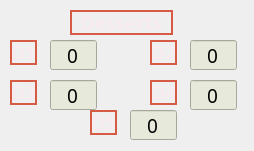
    <widget class="QWidget" name="widget_6" native="true">
     <property name="geometry">
      <rect>
       <x>20</x>
       <y>220</y>
       <width>254</width>
       <height>151</height>
      </rect>
     </property>
     <property name="maximumSize">
      <size>
       <width>254</width>
       <height>151</height>
      </size>
     </property>
     <widget class="QLabel" name="label_24">
      <property name="geometry">
       <rect>
        <x>70</x>
        <y>10</y>
        <width>103</width>
        <height>25</height>
       </rect>
      </property>
      <property name="maximumSize">
       <size>
        <width>103</width>
        <height>25</height>
       </size>
      </property>
      <property name="font">
       <font>
        <family>Corbel</family>
        <pointsize>14</pointsize>
        <weight>75</weight>
        <bold>true</bold>
       </font>
      </property>
      <property name="styleSheet">
       <string notr="true">color: rgb(247, 235, 240);
border: 2px solid rgb(213,91,68)</string>
      </property>
      <property name="text">
       <string>Desserts</string>
      </property>
      <property name="alignment">
       <set>Qt::AlignCenter</set>
      </property>
     </widget>
     <widget class="QLabel" name="label_25">
      <property name="geometry">
       <rect>
        <x>10</x>
        <y>40</y>
        <width>27</width>
        <height>25</height>
       </rect>
      </property>
      <property name="maximumSize">
       <size>
        <width>27</width>
        <height>25</height>
       </size>
      </property>
      <property name="font">
       <font>
        <family>Corbel</family>
        <pointsize>14</pointsize>
        <weight>75</weight>
        <bold>true</bold>
       </font>
      </property>
      <property name="styleSheet">
       <string notr="true">color: rgb(247, 235, 240);
border: 2px solid rgb(213,91,68)</string>
      </property>
      <property name="text">
       <string>D1</string>
      </property>
      <property name="alignment">
       <set>Qt::AlignCenter</set>
      </property>
     </widget>
     <widget class="QLineEdit" name="lineEditD1">
      <property name="geometry">
       <rect>
        <x>50</x>
        <y>40</y>
        <width>47</width>
        <height>30</height>
       </rect>
      </property>
      <property name="maximumSize">
       <size>
        <width>47</width>
        <height>30</height>
       </size>
      </property>
      <property name="font">
       <font>
        <family>Corbel</family>
        <pointsize>14</pointsize>
       </font>
      </property>
      <property name="styleSheet">
       <string notr="true">background-color: rgb(231, 234, 218);</string>
      </property>
      <property name="text">
       <string>0</string>
      </property>
      <property name="alignment">
       <set>Qt::AlignHCenter|Qt::AlignTop</set>
      </property>
     </widget>
     <widget class="QLineEdit" name="lineEditD3">
      <property name="geometry">
       <rect>
        <x>50</x>
        <y>80</y>
        <width>47</width>
        <height>30</height>
       </rect>
      </property>
      <property name="maximumSize">
       <size>
        <width>47</width>
        <height>30</height>
       </size>
      </property>
      <property name="font">
       <font>
        <family>Corbel</family>
        <pointsize>14</pointsize>
       </font>
      </property>
      <property name="styleSheet">
       <string notr="true">background-color: rgb(231, 234, 218);</string>
      </property>
      <property name="text">
       <string>0</string>
      </property>
      <property name="alignment">
       <set>Qt::AlignHCenter|Qt::AlignTop</set>
      </property>
     </widget>
     <widget class="QLineEdit" name="lineEditD2">
      <property name="geometry">
       <rect>
        <x>190</x>
        <y>40</y>
        <width>47</width>
        <height>30</height>
       </rect>
      </property>
      <property name="maximumSize">
       <size>
        <width>47</width>
        <height>30</height>
       </size>
      </property>
      <property name="font">
       <font>
        <family>Corbel</family>
        <pointsize>14</pointsize>
       </font>
      </property>
      <property name="styleSheet">
       <string notr="true">background-color: rgb(231, 234, 218);</string>
      </property>
      <property name="text">
       <string>0</string>
      </property>
      <property name="alignment">
       <set>Qt::AlignHCenter|Qt::AlignTop</set>
      </property>
     </widget>
     <widget class="QLineEdit" name="lineEditD4">
      <property name="geometry">
       <rect>
        <x>190</x>
        <y>80</y>
        <width>47</width>
        <height>30</height>
       </rect>
      </property>
      <property name="maximumSize">
       <size>
        <width>47</width>
        <height>30</height>
       </size>
      </property>
      <property name="font">
       <font>
        <family>Corbel</family>
        <pointsize>14</pointsize>
       </font>
      </property>
      <property name="styleSheet">
       <string notr="true">background-color: rgb(231, 234, 218);</string>
      </property>
      <property name="text">
       <string>0</string>
      </property>
      <property name="alignment">
       <set>Qt::AlignHCenter|Qt::AlignTop</set>
      </property>
     </widget>
     <widget class="QLineEdit" name="lineEditD5">
      <property name="geometry">
       <rect>
        <x>130</x>
        <y>110</y>
        <width>47</width>
        <height>30</height>
       </rect>
      </property>
      <property name="maximumSize">
       <size>
        <width>47</width>
        <height>30</height>
       </size>
      </property>
      <property name="font">
       <font>
        <family>Corbel</family>
        <pointsize>14</pointsize>
       </font>
      </property>
      <property name="styleSheet">
       <string notr="true">background-color: rgb(231, 234, 218);</string>
      </property>
      <property name="text">
       <string>0</string>
      </property>
      <property name="alignment">
       <set>Qt::AlignHCenter|Qt::AlignTop</set>
      </property>
     </widget>
     <widget class="QLabel" name="label_26">
      <property name="geometry">
       <rect>
        <x>10</x>
        <y>80</y>
        <width>27</width>
        <height>25</height>
       </rect>
      </property>
      <property name="maximumSize">
       <size>
        <width>27</width>
        <height>25</height>
       </size>
      </property>
      <property name="font">
       <font>
        <family>Corbel</family>
        <pointsize>14</pointsize>
        <weight>75</weight>
        <bold>true</bold>
       </font>
      </property>
      <property name="styleSheet">
       <string notr="true">color: rgb(247, 235, 240);
border: 2px solid rgb(213,91,68)</string>
      </property>
      <property name="text">
       <string>D3</string>
      </property>
      <property name="alignment">
       <set>Qt::AlignCenter</set>
      </property>
     </widget>
     <widget class="QLabel" name="label_27">
      <property name="geometry">
       <rect>
        <x>150</x>
        <y>40</y>
        <width>27</width>
        <height>25</height>
       </rect>
      </property>
      <property name="maximumSize">
       <size>
        <width>27</width>
        <height>25</height>
       </size>
      </property>
      <property name="font">
       <font>
        <family>Corbel</family>
        <pointsize>14</pointsize>
        <weight>75</weight>
        <bold>true</bold>
       </font>
      </property>
      <property name="styleSheet">
       <string notr="true">color: rgb(247, 235, 240);
border: 2px solid rgb(213,91,68)</string>
      </property>
      <property name="text">
       <string>D2</string>
      </property>
      <property name="alignment">
       <set>Qt::AlignCenter</set>
      </property>
     </widget>
     <widget class="QLabel" name="label_28">
      <property name="geometry">
       <rect>
        <x>90</x>
        <y>110</y>
        <width>27</width>
        <height>25</height>
       </rect>
      </property>
      <property name="maximumSize">
       <size>
        <width>27</width>
        <height>25</height>
       </size>
      </property>
      <property name="font">
       <font>
        <family>Corbel</family>
        <pointsize>14</pointsize>
        <weight>75</weight>
        <bold>true</bold>
       </font>
      </property>
      <property name="styleSheet">
       <string notr="true">color: rgb(247, 235, 240);
border: 2px solid rgb(213,91,68)</string>
      </property>
      <property name="text">
       <string>D5</string>
      </property>
      <property name="alignment">
       <set>Qt::AlignCenter</set>
      </property>
     </widget>
     <widget class="QLabel" name="label_29">
      <property name="geometry">
       <rect>
        <x>150</x>
        <y>80</y>
        <width>27</width>
        <height>25</height>
       </rect>
      </property>
      <property name="maximumSize">
       <size>
        <width>27</width>
        <height>25</height>
       </size>
      </property>
      <property name="font">
       <font>
        <family>Corbel</family>
        <pointsize>14</pointsize>
        <weight>75</weight>
        <bold>true</bold>
       </font>
      </property>
      <property name="styleSheet">
       <string notr="true">color: rgb(247, 235, 240);
border: 2px solid rgb(213,91,68)</string>
      </property>
      <property name="text">
       <string>D4</string>
      </property>
      <property name="alignment">
       <set>Qt::AlignCenter</set>
      </property>
     </widget>
    </widget>
